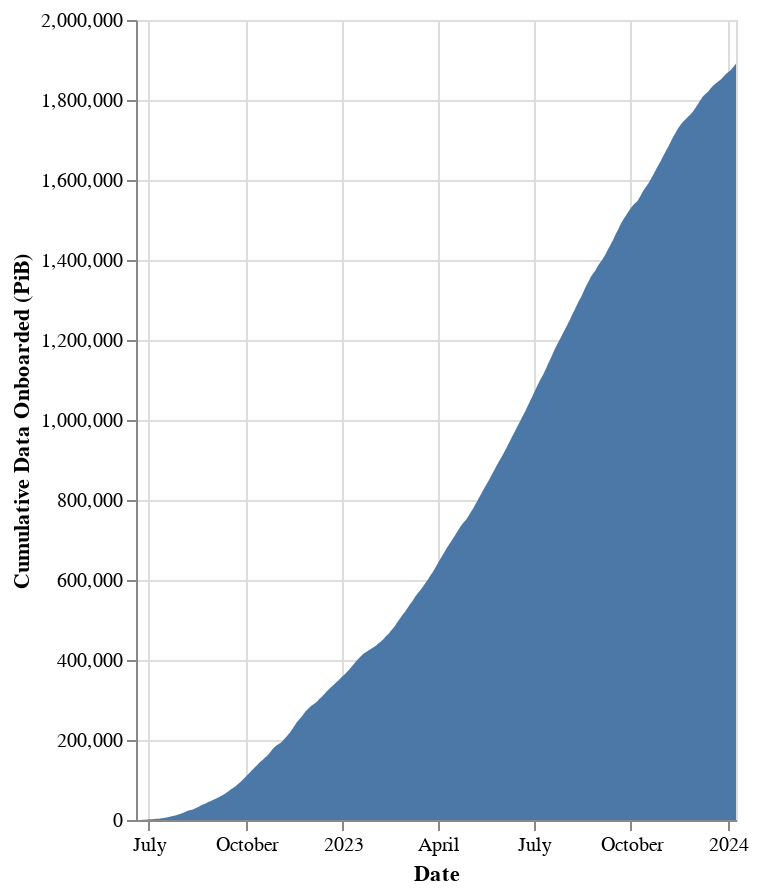

Notebook code for this chart:
### Markdown cell above
### Cumulative Data Onboarded

### Code cell
# | output: true

total_data_onboarded = df["onboarded_tibs"].sum()
df["cumulative_data"] = df["onboarded_tibs"].cumsum()

alt.Chart(df).mark_area().encode(
    x=alt.X("date:T", title="Date"),
    y=alt.Y("cumulative_data:Q", title="Cumulative Data Onboarded (PiB)"),
    tooltip=[
        alt.Tooltip("date:T", title="Date"),
        alt.Tooltip("cumulative_data:Q", title="Cumulative Data Onboarded (PiB)"),
    ],
).properties(
    width="container",
    height=400,
    # title=f"{total_data_onboarded:.2f} TiBs Onboarded",
).configure_title(fontSize=32)

### Figure 1 — Vega-Lite specification as saved in the notebook (floating-point values rounded to 4 significant figures; data arrays with more than 128 entries replaced by an {"elided": "..."} marker saying what was removed)
{"usermeta": {"embedOptions": {"theme": "powerbi"}}, "config": {"view": {"continuousWidth": 300, "continuousHeight": 300}, "title": {"fontSize": 32}}, "data": {"name": "data-fea491d276cf904d6b389f1f9dcdd48e"}, "mark": {"type": "area"}, "encoding": {"tooltip": [{"field": "date", "title": "Date", "type": "temporal"}, {"field": "cumulative_data", "title": "Cumulative Data Onboarded (PiB)", "type": "quantitative"}], "x": {"field": "date", "title": "Date", "type": "temporal"}, "y": {"field": "cumulative_data", "title": "Cumulative Data Onboarded (PiB)", "type": "quantitative"}}, "height": 400, "width": "container", "$schema": "https://vega.github.io/schema/vega-lite/v5.16.3.json", "datasets": {"data-fea491d276cf904d6b389f1f9dcdd48e": {"elided": "570 records"}}}
